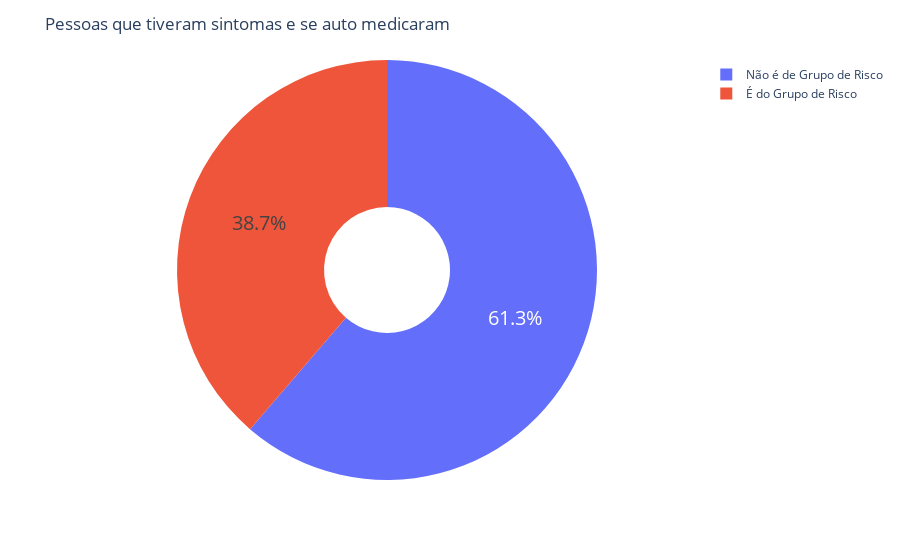

Notebook code cell kept with this figure:
### Code cell
auto_medication = df[df['auto_medicacao'] == 1]['risk_group'].value_counts()
auto_medication_title = ['Não é de Grupo de Risco', 'É do Grupo de Risco']

fig = px.pie(values=auto_medication, names=auto_medication_title, hole=.3)
fig.update_traces(textfont_size=20)
fig.update_layout(title_text="Pessoas que tiveram sintomas e se auto medicaram")

### Figure 1 — Plotly figure (JSON) as saved in the notebook; plotly's stock layout.template omitted (floating-point values rounded to 4 significant figures)
{"data": [{"domain": {"x": [0, 1], "y": [0, 1]}, "hole": 0.3, "hovertemplate": "label=%{label}<br>value=%{value}<extra></extra>", "labels": ["Não é de Grupo de Risco", "É do Grupo de Risco"], "legendgroup": "", "name": "", "showlegend": true, "textfont": {"size": 20}, "type": "pie", "values": [12512, 7896]}], "layout": {"legend": {"tracegroupgap": 0}, "margin": {"t": 60}, "title": {"text": "Pessoas que tiveram sintomas e se auto medicaram"}}}
